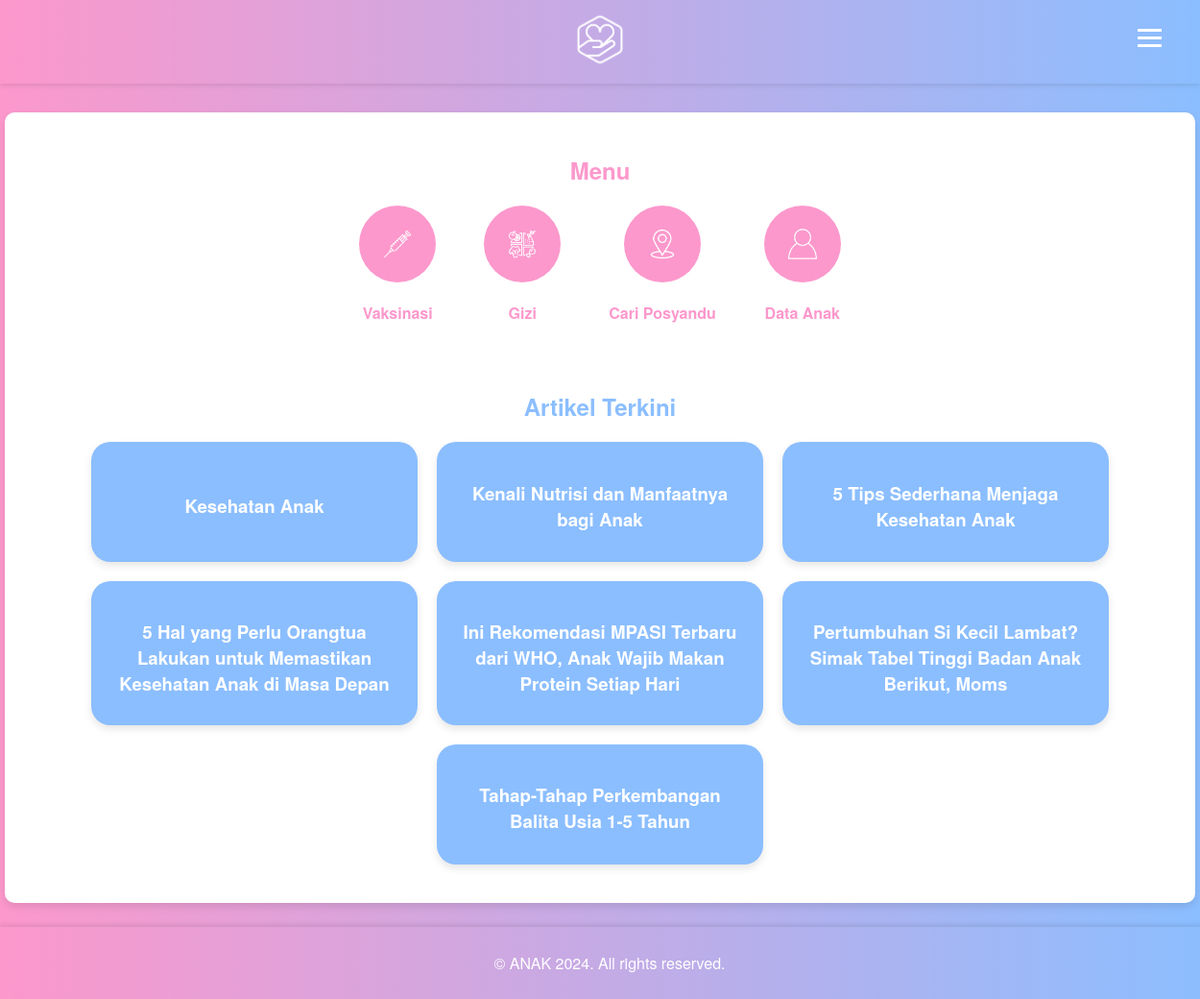
Screenshot of /Posyandu/home.php with the database file from the repository.
### tables this page shows
CREATE TABLE `artikel` (
  `id` int(11) NOT NULL,
  `judul` varchar(255) DEFAULT NULL,
  `pengarang` varchar(255) DEFAULT NULL,
  `link` varchar(255) DEFAULT NULL,
  `status` enum('acc','pending') DEFAULT NULL
);

### Posyandu/home.php (the view, shortened to what this page needs)
<?php
require 'koneksi.php';
$query_sql = "SELECT Judul, link FROM artikel WHERE status = 'acc'";
$result = mysqli_query($conn, $query_sql);
?>
<!DOCTYPE html>
<html lang="id">
<head>
</head>
<body>
    <div class="header">
        <img src="images/logo-icon.png" alt="Home Posyandu Logo">
        <div class="menu-icon" onclick="toggleMenu()">
            <div class="bar"></div>
            <div class="bar"></div>
            <div class="bar"></div>
        </div>
    </div>
    <div class="main-content">
        <div class="container">
            <br>
            <h2>Menu</h2>
            <div class="menu">
                <a href="vaksinasi.php" class="menu-item">
                    <div class="icon">
                        <img src="images/vaksinasi-icon.png" alt="Vaksinasi">
                    </div>
                    <span>Vaksinasi</span>
                </a>
                <a href="gizi.php" class="menu-item">
                    <div class="icon">
                        <img src="images/gizi-icon.png" alt="Gizi">
                    </div>
                    <span>Gizi</span>
                </a>
                <a href="cari_posyandu.php" class="menu-item">
                    <div class="icon">
                        <img src="images/jarak-icon.png" alt="Cari Posyandu">
                    </div>
                    <span>Cari Posyandu</span>
                </a>
                <a href="data_anak.php" class="menu-item">
                    <div class="icon">
                        <img src="images/data-anak-icon.png" alt="Data Anak">
                    </div>
                    <span>Data Anak</span>
                </a>
            </div>
            <br><br><br>
            <h2 style="            color: #8BBEFF;">Artikel Terkini</h2>
            <div class="articles">
                <?php
                if (mysqli_num_rows($result) > 0) {
                    while($row = mysqli_fetch_assoc($result)) {
                        echo "<a href='" . $row['link'] . "' class='article-item'>";
                        echo "<h3>" . $row['Judul'] . "</h3>";
                        echo "</a>";
                    }
                } else {
                    echo "<p>Tidak ada artikel yang tersedia.</p>";
                }
                ?>
            </div>
        </div>
    </div>
    <div class="footer">
        <p>&copy; ANAK 2024. All rights reserved.</p>
    </div>
</body>
</html>

### Posyandu/home.php (style rules this page uses)
body { font-family: 'Helvetica Neue', Arial, sans-serif; margin: 0; padding: 0; background: linear-gradient(90deg, #FC98CC, #8BBEFF); display: flex; flex-direction: column; min-height: 100vh; animation: fadeIn 1s ease-in-out; }
.header { background: linear-gradient(90deg, #FC98CC, #8BBEFF); color: white; padding: 11px; text-align: center; position: relative; box-shadow: 0 2px 5px rgba(0,0,0,0.1); }
.header img { width: 60px; height: 60px; }
.menu-icon { position: absolute; right: 40px; top: 25px; cursor: pointer; font-size: 30px; }
.menu-icon .bar { display: block; width: 25px; height: 3px; margin: 5px auto; background-color: white; transition: 0.4s; }
.main-content { width: 100%; max-width: 1200px; padding: 20px; margin: auto; background-color: white; border-radius: 10px; box-shadow: 0 4px 8px rgba(0, 0, 0, 0.1); flex: 7; margin-top: 30px; margin-bottom: 100px; animation: fadeInUp 1s ease-in-out; }
.container { text-align: center; }
.container h2 { margin-top: 0; color: #FC98CC; font-weight: bold; }
.menu { display: flex; justify-content: center; gap: 50px; flex-wrap: wrap; margin-top: 20px; }
.menu-item { display: flex; flex-direction: column; align-items: center; text-decoration: none; color: #FC98CC; font-weight: bold; }
.menu-item .icon { background-color: #FC98CC; border-radius: 50%; width: 80px; height: 80px; display: flex; justify-content: center; align-items: center; margin-bottom: 10px; transition: background 0.3s; }
.menu-item img { width: 40px; height: 40px; }
.menu-item span { margin-top: 10px; }
.articles { margin-top: 10px; margin-bottom: 20px; display: flex; flex-wrap: wrap; justify-content: center; gap: 20px; align-items: stretch; }
.article-item { background: #8BBEFF; color: white; padding: 20px; border-radius: 20px; transition: transform 0.3s, background 0.3s; text-align: center; cursor: pointer; flex: 1 1 calc(33.33% - 40px); max-width: 300px; box-shadow: 0 4px 8px rgba(0, 0, 0, 0.1); text-decoration: none; display: flex; flex-direction: column; justify-content: center; min-height: 85px; }
.article-item h3 { margin-bottom: 10px; text-align: center; flex: 1; display: flex; align-items: center; justify-content: center; }
.footer { background: linear-gradient(90deg, #FC98CC, #8BBEFF); color: white; text-align: center; padding: 10px; position: fixed; width: 100%; bottom: 0; box-shadow: 0 -2px 5px rgba(0,0,0,0.1); }

### rows the page displays
artikel: judul "Kesehatan Anak"
artikel: judul "Kenali Nutrisi dan Manfaatnya bagi Anak"
artikel: judul "5 Tips Sederhana Menjaga Kesehatan Anak"
artikel: judul "5 Hal yang Perlu Orangtua Lakukan untuk Memastikan Kesehatan Anak di Masa Depan"
artikel: judul "Ini Rekomendasi MPASI Terbaru dari WHO, Anak Wajib Makan Protein Setiap Hari"
artikel: judul "Pertumbuhan Si Kecil Lambat? Simak Tabel Tinggi Badan Anak Berikut, Moms"
artikel: judul "Tahap-Tahap Perkembangan Balita Usia 1-5 Tahun"
